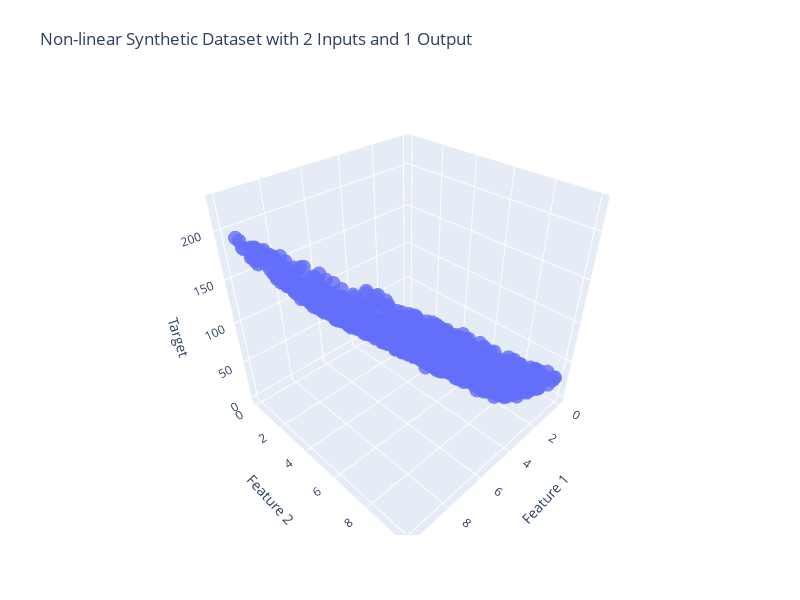

The code cell stored with this chart in its notebook:
### Code cell
x1, x2, y = generate_data(1000)
fig = plot_data(x1, x2, y)
fig.show()

### Figure 1 — Plotly figure (JSON) as saved in the notebook; plotly's stock layout.template omitted (floating-point values rounded to 4 significant figures; data arrays with more than 128 entries replaced by an {"elided": "..."} marker saying what was removed)
{"data": [{"marker": {"opacity": 0.8, "size": 5}, "mode": "markers", "type": "scatter3d", "x": {"elided": "1000 float values"}, "y": {"elided": "1000 float values"}, "z": {"elided": "1000 float values"}}], "layout": {"autosize": false, "height": 600, "margin": {"b": 65, "l": 65, "r": 50, "t": 90}, "scene": {"xaxis": {"title": {"text": "Feature 1"}}, "yaxis": {"title": {"text": "Feature 2"}}, "zaxis": {"title": {"text": "Target"}}}, "title": {"text": "Non-linear Synthetic Dataset with 2 Inputs and 1 Output"}, "width": 800}}
